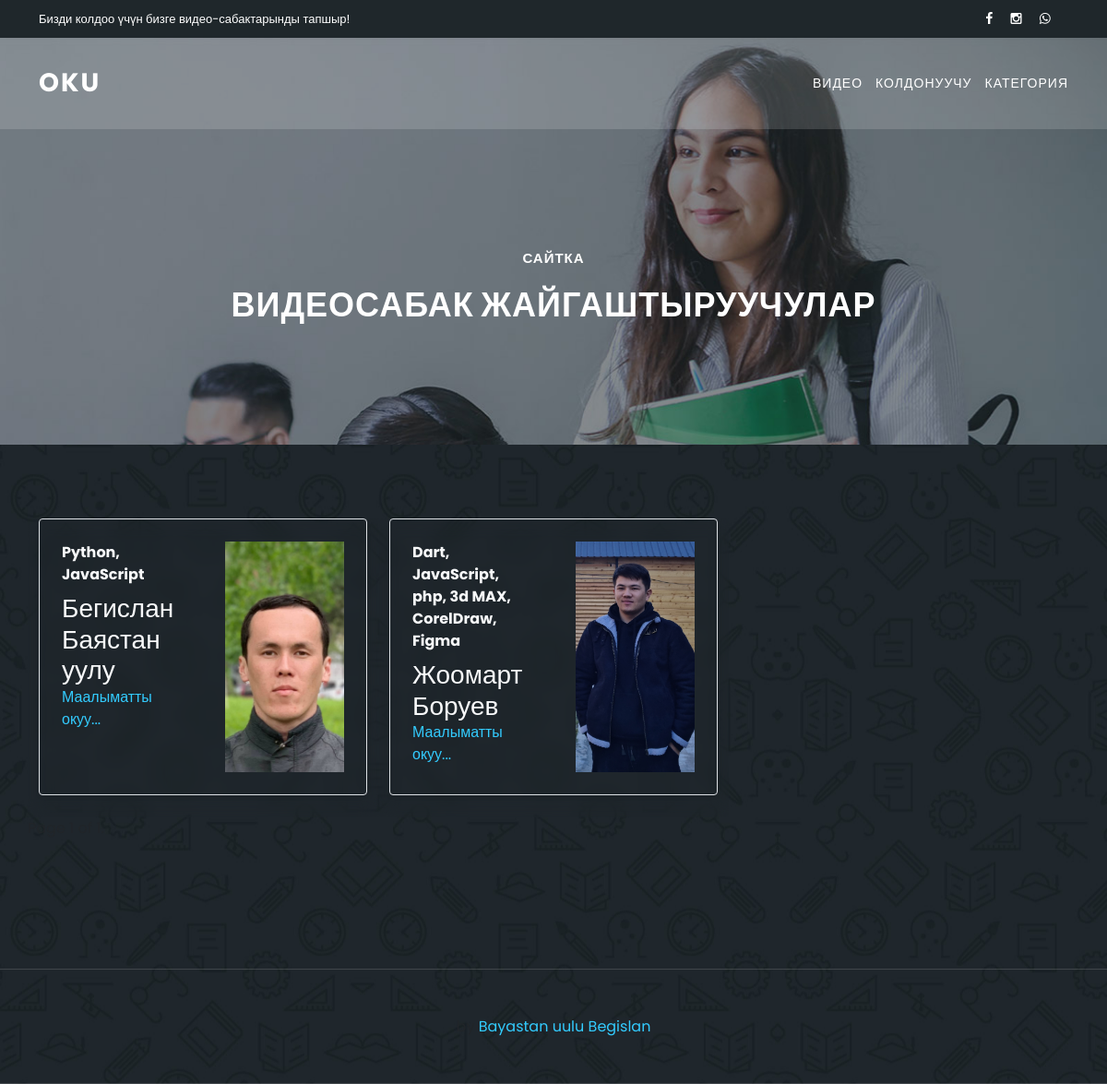
/users/, run on the app's committed database.
### front/models.py (models this page shows, shortened)
class User(models.Model):
    img = models.ImageField(upload_to='user/', null=True, blank=True)
    username = models.CharField(max_length=255)
    role = models.CharField(max_length=255)

### front/views.py (the view)
# urls.py: path('users/', users, name='users'),
def users(request):
    users = User.objects.all()
    paginator = Paginator(users, 6)
    page_number = request.GET.get('page')
    page_obj = paginator.get_page(page_number)
    return render(request, 'front/users.html', locals())

### front/templates/front/users.html (shortened to what this page needs)
{% extends 'front/base.html' %}
{% block content %}
    <section class="heading-page header-text" id="top">
        <div class="container">
            <div class="row">
                <div class="col-lg-12">
                    <h6>Сайтка</h6>
                    <h2>Видеосабак жайгаштыруучулар</h2>
                </div>
            </div>
        </div>
    </section>
    <section class="meetings-page" id="meetings">
        <div class="container">
            <div class="row">
                {% for data in page_obj %}
                    <div class="col-md-4 text-light" style="backdrop-filter: blur(10px)">
                        <div
                                class="row g-0 border rounded overflow-hidden flex-md-row mb-4 shadow-sm h-md-250 position-relative">
                            <div class="col p-4 d-flex flex-column position-static">
                                <strong class="d-inline-block mb-2 text-primary-emphasis">{{ data.role }}</strong>
                                <h3 class="mb-0">{{ data.username }}</h3>
                                <a href="{% url 'user_detail' data.id %}"
                                   class="icon-link gap-1 icon-link-hover stretched-link">
                                    Маалыматты окуу...
                                </a>
                            </div>
                            <div class="col p-4 d-none d-lg-block">
                                <img src="{{ data.img.url }}" class="bd-placeholder-img" width="" height="250"
                                     style="object-fit: cover">
                            </div>
                        </div>
                    </div>
                {% endfor %}
                <div class="pagination">
        <span class="step-links">
            <span class="current">
            </span>
        </span>
                </div>
            </div>
        </div>
        {% include 'front/include/footer.html' %}
    </section>
{% endblock %}

### front/static/assets/css/templatemo-edu-meeting.css (style rules this page uses)
html, body, div, span, applet, object, iframe, h1, h2, h3, h4, h5, h6, p, blockquote, div pre, a, abbr, acronym, address, big, cite, code, del, dfn, em, font, img, ins, kbd, q, s, samp, small, strike, strong, sub, sup, tt, var, b, u, i, center, dl, dt, dd, ol, ul, li, figure, header, nav, section, article, aside, footer, figcaption { margin: 0; padding: 0; border: 0; outline: 0; }
header, nav, section, article, aside, footer, hgroup { display: block; }
* { box-sizing: border-box; }
html, body { font-family: 'Poppins', sans-serif; font-weight: 400; background-color: #fff; font-size: 16px; -ms-text-size-adjust: 100%; -webkit-font-smoothing: antialiased; -moz-osx-font-smoothing: grayscale; }
a { text-decoration: none !important; color: #3CF; }
h1, h2, h3, h4, h5, h6 { margin-top: 0px; margin-bottom: 0px; }
img { width: 100%; overflow: hidden; }
html, body { background: #fff; font-family: 'Poppins', sans-serif; }
section.heading-page { background-image: url(../images/heading-bg.jpg); background-position: center center; background-repeat: no-repeat; background-size: cover; padding-top: 230px; padding-bottom: 110px; text-align: center; }
section.heading-page h6 { margin-top: 0px; font-size: 15px; text-transform: uppercase; font-weight: 600; color: #fff; letter-spacing: 1px; }
section.heading-page h2 { margin-top: 20px; margin-bottom: 20px; font-size: 36px; text-transform: uppercase; font-weight: 800; color: #fff; letter-spacing: 1px; }
section.meetings-page { background-image: url(../images/meetings-page-bg.jpg); background-position: center center; background-attachment: fixed; background-repeat: no-repeat; background-size: cover; padding-top: 80px; padding-bottom: 0px; }

### data on the page
User: role "Python, JavaScript", username "Бегислан Баястан уулу", img (picture)
User: role "Dart, JavaScript, php, 3d MAX, CorelDraw, Figma", username "Жоомарт Боруев", img (picture)
